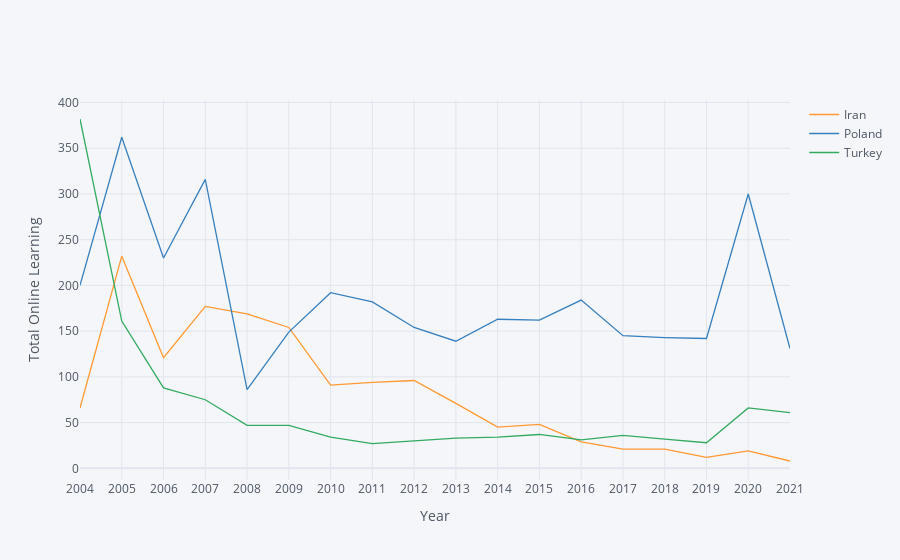

The notebook cell this image was saved under:
### Code cell
total.iplot(kind='line',xTitle='Year',yTitle='Total Online Learning')

### Figure 1 — Plotly figure (JSON) as saved in the notebook; plotly's stock layout.template omitted (floating-point values rounded to 4 significant figures)
{"data": [{"line": {"color": "rgba(255, 153, 51, 1.0)", "dash": "solid", "shape": "linear", "width": 1.3}, "mode": "lines", "name": "Iran", "text": "", "type": "scatter", "x": ["2004", "2005", "2006", "2007", "2008", "2009", "2010", "2011", "2012", "2013", "2014", "2015", "2016", "2017", "2018", "2019", "2020", "2021"], "y": [66, 232, 121, 177, 169, 154, 91, 94, 96, 71, 45, 48, 29, 21, 21, 12, 19, 8]}, {"line": {"color": "rgba(55, 128, 191, 1.0)", "dash": "solid", "shape": "linear", "width": 1.3}, "mode": "lines", "name": "Poland", "text": "", "type": "scatter", "x": ["2004", "2005", "2006", "2007", "2008", "2009", "2010", "2011", "2012", "2013", "2014", "2015", "2016", "2017", "2018", "2019", "2020", "2021"], "y": [200, 362, 230, 316, 86, 149, 192, 182, 154, 139, 163, 162, 184, 145, 143, 142, 300, 131]}, {"line": {"color": "rgba(50, 171, 96, 1.0)", "dash": "solid", "shape": "linear", "width": 1.3}, "mode": "lines", "name": "Turkey", "text": "", "type": "scatter", "x": ["2004", "2005", "2006", "2007", "2008", "2009", "2010", "2011", "2012", "2013", "2014", "2015", "2016", "2017", "2018", "2019", "2020", "2021"], "y": [382, 161, 88, 75, 47, 47, 34, 27, 30, 33, 34, 37, 31, 36, 32, 28, 66, 61]}], "layout": {"autosize": true, "legend": {"bgcolor": "#F5F6F9", "font": {"color": "#4D5663"}}, "paper_bgcolor": "#F5F6F9", "plot_bgcolor": "#F5F6F9", "title": {"font": {"color": "#4D5663"}}, "xaxis": {"autorange": true, "gridcolor": "#E1E5ED", "range": [0, 17], "showgrid": true, "tickfont": {"color": "#4D5663"}, "title": {"font": {"color": "#4D5663"}, "text": "Year"}, "type": "category", "zerolinecolor": "#E1E5ED"}, "yaxis": {"autorange": true, "gridcolor": "#E1E5ED", "range": [-12.78, 402.8], "showgrid": true, "tickfont": {"color": "#4D5663"}, "title": {"font": {"color": "#4D5663"}, "text": "Total Online Learning"}, "type": "linear", "zerolinecolor": "#E1E5ED"}}}
